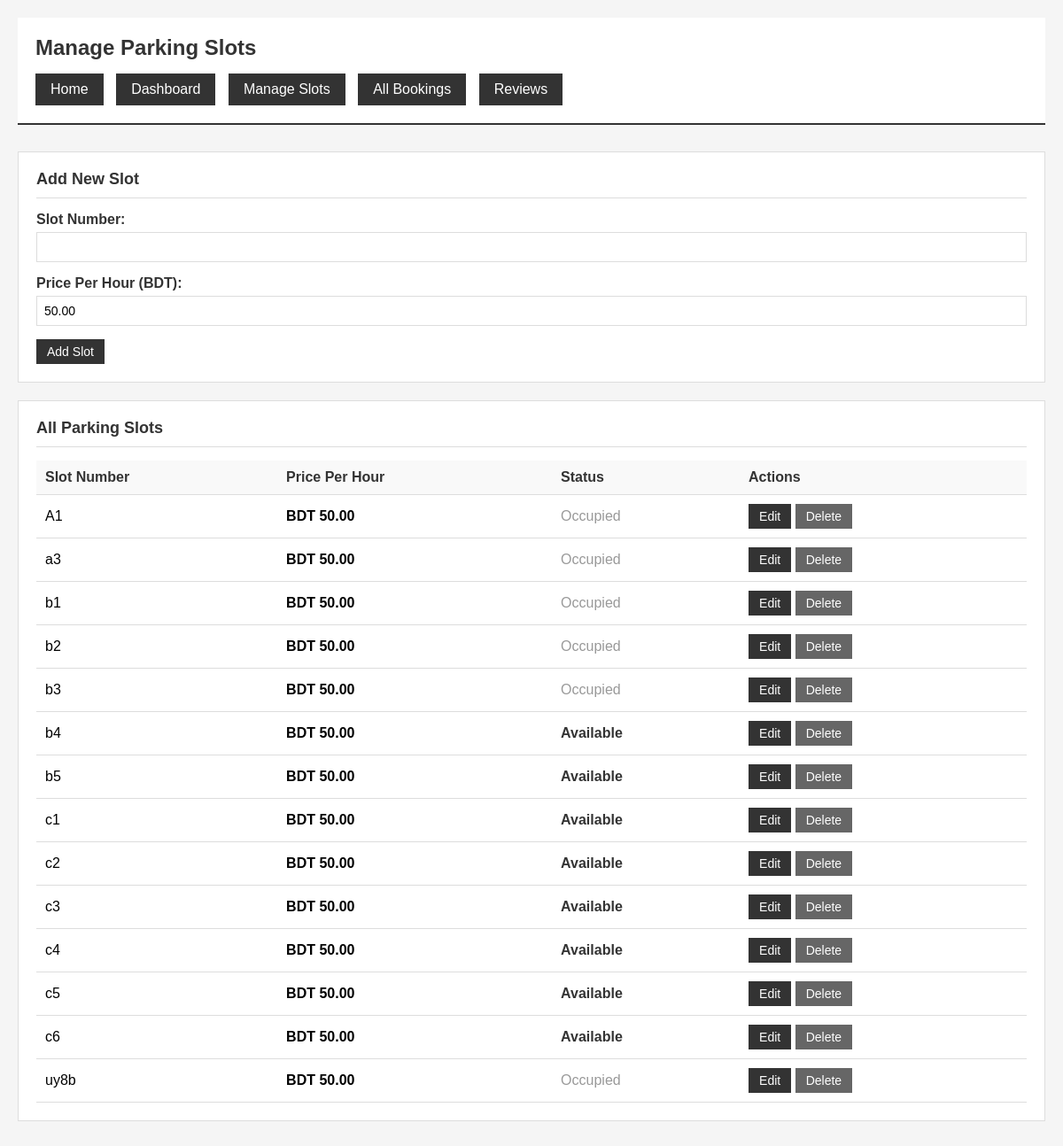
The app's page /admin-portal/slots/ (signed in), older data.
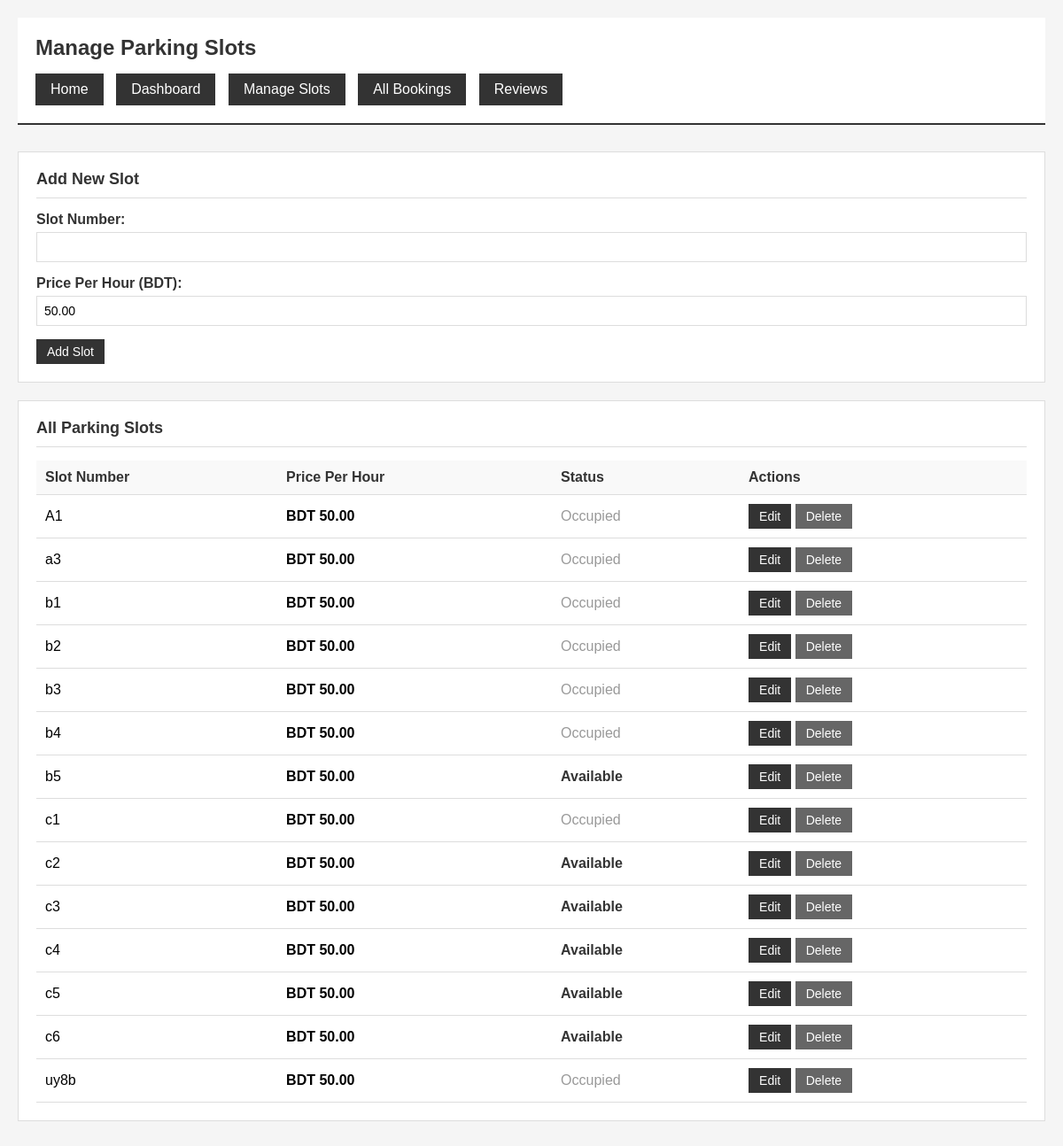
The same page, newer data.
### parking/models.py (models this page shows, shortened)
class ParkingSlot(models.Model):
    slot_number = models.CharField(max_length=10)
    is_available = models.BooleanField(default=True)
    price_per_hour = models.DecimalField(max_digits=10, decimal_places=2, default=50.00)

### parking/views.py (the view)
# urls.py: path('admin-portal/slots/', views.manage_slots, name='manage_slots'),
@staff_member_required
def manage_slots(request):
    slots = ParkingSlot.objects.all().order_by('slot_number')
    return render(request, 'manage_slots.html', {'slots': slots})

### templates/manage_slots.html (shortened to what this page needs)
<!DOCTYPE html>
<html lang="en">
<head>
</head>
<body>
    <div class="header">
        <h1>Manage Parking Slots</h1>
        <div class="nav">
            <a href="/">Home</a>
            <a href="/admin-portal/">Dashboard</a>
            <a href="/admin-portal/slots/">Manage Slots</a>
            <a href="/admin-portal/bookings/">All Bookings</a>
            <a href="/reviews/all/">Reviews</a>
        </div>
    </div>
    <div class="container">
        <div class="section">
            <h2>Add New Slot</h2>
            <form method="POST" action="/admin-portal/slots/add/">
                <div class="form-group">
                    <label>Slot Number:</label>
                    <input type="text" name="slot_number" required>
                </div>
                <div class="form-group">
                    <label>Price Per Hour (BDT):</label>
                    <input type="number" name="price_per_hour" step="0.01" value="50.00" required>
                </div>
                <button type="submit" class="btn">Add Slot</button>
            </form>
        </div>
        <div class="section">
            <h2>All Parking Slots</h2>
            <table>
                <thead>
                    <tr>
                        <th>Slot Number</th>
                        <th>Price Per Hour</th>
                        <th>Status</th>
                        <th>Actions</th>
                    </tr>
                </thead>
                <tbody>
                    {% for slot in slots %}
                    <tr>
                        <td>{{ slot.slot_number }}</td>
                        <td><strong>BDT {{ slot.price_per_hour }}</strong></td>
                        <td class="{% if slot.is_available %}status-available{% else %}status-occupied{% endif %}">
                            {% if slot.is_available %}Available{% else %}Occupied{% endif %}
                        </td>
                        <td>
                            <a href="/admin-portal/slots/edit/{{ slot.id }}/" class="btn" style="text-decoration: none; display: inline-block;">Edit</a>
                            <form method="POST" action="/admin-portal/slots/delete/{{ slot.id }}/" style="display: inline;">
                                <button type="submit" class="btn btn-danger" onclick="return confirm('Delete this slot?')">Delete</button>
                            </form>
                        </td>
                    </tr>
                    {% endfor %}
                </tbody>
            </table>
        </div>
    </div>
</body>
</html>

Row changes from the older to the newer data that the page shows:
changed ParkingSlot (number 6 of 14 on the later page): is_available "Available" → "Occupied"
changed ParkingSlot (number 8 of 14 on the later page): is_available "Available" → "Occupied"
